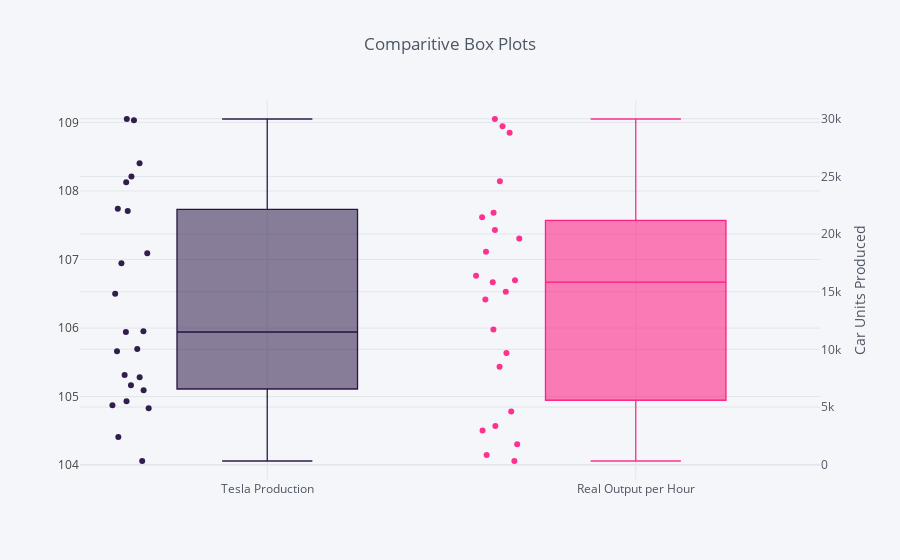

Write notebook code for a chart like this one.
### Markdown cell above
## Mistakes were made ...
In my intitial visualization (the box plot above) I assumed that the plots would be created relative to each other and without concern to their specific values.

However, what is clear from the above graph is that this is a feature yet to be brought to Plotly. Instead resulting in a neatly labelled line in-place of what should have been the **Real Output per Hour** plot.

This was included to hopefully warn others of following the same fate and also as a reminder for myself in future Plotly related work!

P.S. if you click on the purple box in the legend, next to "**Tesla Production**", the **Real Output per Hour** line becomes a **Real Output per Hour** box-plot.

P.S.S. potentially found a solution to this problem [**here**](https://plot.ly/python/multiple-axes/) but don't have time yet to try it!

### Code cell
fig0 = df.iplot(
    columns=['Real Output per Hour'], 
    asFigure=True, 
    kind='box', 
    showlegend=False,
    colors = ('#ff0074'),
    boxpoints = 'all',
    )
fig1 = df.iplot(
    columns=['Tesla Production'],
    asFigure=True,
    kind='box', 
    secondary_y=['Tesla Production'],
    showlegend=False,
    title='Comparitive Box Plots',
    yTitle='Real Productivity per Hour ($)',
    secondary_y_title = 'Car Units Produced',
    colors = ('#1b073a'),
    boxpoints = 'all',
)

fig1['data'].extend(fig0['data'])

iplot(fig1)

### Figure 1 — Plotly figure (JSON) as saved in the notebook; plotly's stock layout.template omitted (floating-point values rounded to 4 significant figures)
{"data": [{"boxpoints": "all", "line": {"width": 1.3}, "marker": {"color": "rgba(27, 7, 58, 0.8999999999999999)"}, "name": "Tesla Production", "orientation": "v", "type": "box", "xaxis": "x1", "y": [321, 2400, 4900, 5150, 5500, 6892, 6457, 7579, 7785, 9834, 10030, 11507, 11580, 17478, 14820, 18345, 24500, 22200, 25000, 22000, 26150, 29870, 29980], "yaxis": "y2"}, {"boxpoints": "all", "line": {"width": 1.3}, "marker": {"color": "rgba(255, 0, 116, 0.7999999999999998)"}, "name": "Real Output per Hour", "orientation": "v", "type": "box", "y": [104.5, 104.1, 104.3, 104.1, 104.6, 105.6, 104.8, 105.4, 106.5, 106.0, 106.8, 107.1, 107.4, 106.7, 106.4, 106.7, 107.3, 107.6, 107.7, 108.1, 108.8, 108.9, 109.0]}], "layout": {"legend": {"bgcolor": "#F5F6F9", "font": {"color": "#4D5663"}}, "paper_bgcolor": "#F5F6F9", "plot_bgcolor": "#F5F6F9", "showlegend": false, "title": "Comparitive Box Plots", "titlefont": {"color": "#4D5663"}, "xaxis1": {"gridcolor": "#E1E5ED", "showgrid": true, "tickfont": {"color": "#4D5663"}, "title": "", "titlefont": {"color": "#4D5663"}, "zerolinecolor": "#E1E5ED"}, "yaxis2": {"anchor": "x1", "gridcolor": "#E1E5ED", "overlaying": "y1", "showgrid": true, "side": "right", "tickfont": {"color": "#4D5663"}, "title": "Car Units Produced", "titlefont": {"color": "#4D5663"}, "zerolinecolor": "#E1E5ED"}}}
